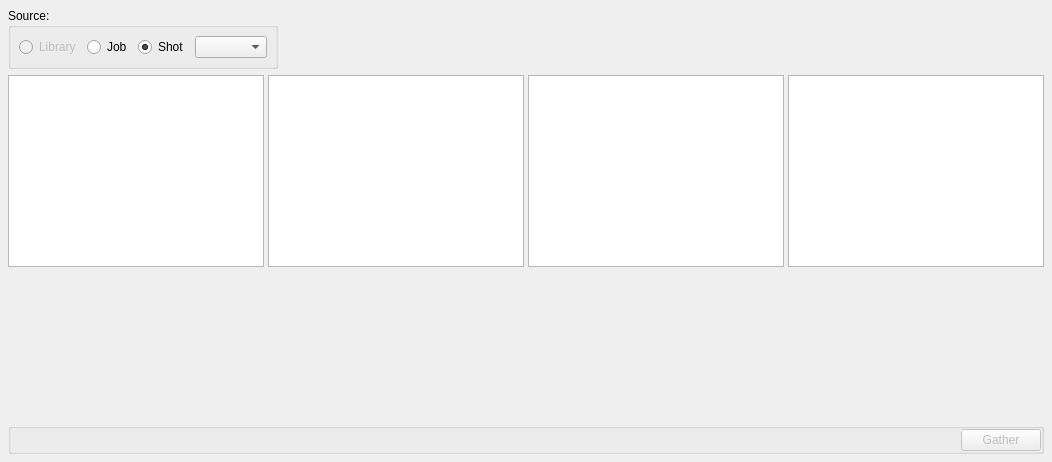
      <widget class="QWidget" name="gather_tab">
       <attribute name="title">
        <string>Gather</string>
       </attribute>
       <layout class="QVBoxLayout" name="gatherTab_verticalLayout">
        <property name="margin">
         <number>8</number>
        </property>
        <item>
         <widget class="QFrame" name="gatherAssetTop_frame">
          <property name="sizePolicy">
           <sizepolicy hsizetype="Preferred" vsizetype="Maximum">
            <horstretch>0</horstretch>
            <verstretch>0</verstretch>
           </sizepolicy>
          </property>
          <property name="frameShape">
           <enum>QFrame::NoFrame</enum>
          </property>
          <property name="frameShadow">
           <enum>QFrame::Raised</enum>
          </property>
          <layout class="QHBoxLayout" name="horizontalLayout_14">
           <property name="margin">
            <number>0</number>
           </property>
           <item>
            <widget class="QGroupBox" name="gatherFrom_groupBox">
             <property name="enabled">
              <bool>true</bool>
             </property>
             <property name="sizePolicy">
              <sizepolicy hsizetype="Maximum" vsizetype="Preferred">
               <horstretch>0</horstretch>
               <verstretch>0</verstretch>
              </sizepolicy>
             </property>
             <property name="title">
              <string>Source:</string>
             </property>
             <layout class="QHBoxLayout" name="gatherFrom_horizontalLayout">
              <property name="margin">
               <number>8</number>
              </property>
              <item>
               <widget class="QRadioButton" name="gatherFromLibrary_radioButton">
                <property name="enabled">
                 <bool>false</bool>
                </property>
                <property name="autoFillBackground">
                 <bool>false</bool>
                </property>
                <property name="text">
                 <string>Library</string>
                </property>
                <property name="checked">
                 <bool>false</bool>
                </property>
                <property name="autoExclusive">
                 <bool>true</bool>
                </property>
               </widget>
              </item>
              <item>
               <widget class="QRadioButton" name="gatherFromJob_radioButton">
                <property name="enabled">
                 <bool>true</bool>
                </property>
                <property name="autoFillBackground">
                 <bool>false</bool>
                </property>
                <property name="text">
                 <string>Job</string>
                </property>
                <property name="checked">
                 <bool>false</bool>
                </property>
                <property name="autoExclusive">
                 <bool>true</bool>
                </property>
               </widget>
              </item>
              <item>
               <widget class="QRadioButton" name="gatherFromShot_radioButton">
                <property name="enabled">
                 <bool>true</bool>
                </property>
                <property name="autoFillBackground">
                 <bool>false</bool>
                </property>
                <property name="text">
                 <string>Shot</string>
                </property>
                <property name="checked">
                 <bool>true</bool>
                </property>
                <property name="autoExclusive">
                 <bool>true</bool>
                </property>
               </widget>
              </item>
              <item>
               <widget class="QComboBox" name="gatherFromShot_comboBox"/>
              </item>
             </layout>
            </widget>
           </item>
           <item>
            <spacer name="gatherTop_horizontalSpacer">
             <property name="orientation">
              <enum>Qt::Horizontal</enum>
             </property>
             <property name="sizeHint" stdset="0">
              <size>
               <width>40</width>
               <height>20</height>
              </size>
             </property>
            </spacer>
           </item>
          </layout>
         </widget>
        </item>
        <item>
         <widget class="QFrame" name="assetBrowser_frame">
          <property name="enabled">
           <bool>true</bool>
          </property>
          <layout class="QHBoxLayout" name="assetBrowser_columnView_horizontalLayout">
           <property name="spacing">
            <number>4</number>
           </property>
           <property name="margin">
            <number>0</number>
           </property>
           <item>
            <widget class="QListWidget" name="assetType_listWidget">
             <property name="frameShape">
              <enum>QFrame::StyledPanel</enum>
             </property>
             <property name="alternatingRowColors">
              <bool>false</bool>
             </property>
            </widget>
           </item>
           <item>
            <widget class="QListWidget" name="assetName_listWidget">
             <property name="frameShape">
              <enum>QFrame::StyledPanel</enum>
             </property>
             <property name="alternatingRowColors">
              <bool>false</bool>
             </property>
            </widget>
           </item>
           <item>
            <widget class="QListWidget" name="assetSubType_listWidget">
             <property name="enabled">
              <bool>true</bool>
             </property>
             <property name="frameShape">
              <enum>QFrame::StyledPanel</enum>
             </property>
             <property name="alternatingRowColors">
              <bool>false</bool>
             </property>
            </widget>
           </item>
           <item>
            <widget class="QListWidget" name="assetVersion_listWidget">
             <property name="frameShape">
              <enum>QFrame::StyledPanel</enum>
             </property>
             <property name="alternatingRowColors">
              <bool>false</bool>
             </property>
            </widget>
           </item>
          </layout>
         </widget>
        </item>
        <item>
         <widget class="QFrame" name="assetInfo_frame">
          <layout class="QHBoxLayout" name="assetInfo_horizontalLayout">
           <property name="margin">
            <number>0</number>
           </property>
           <item>
            <widget class="QLabel" name="gatherImgPreview_label">
             <property name="sizePolicy">
              <sizepolicy hsizetype="Fixed" vsizetype="Fixed">
               <horstretch>0</horstretch>
               <verstretch>0</verstretch>
              </sizepolicy>
             </property>
             <property name="minimumSize">
              <size>
               <width>256</width>
               <height>144</height>
              </size>
             </property>
             <property name="maximumSize">
              <size>
               <width>256</width>
               <height>144</height>
              </size>
             </property>
             <property name="frameShape">
              <enum>QFrame::NoFrame</enum>
             </property>
             <property name="text">
              <string/>
             </property>
            </widget>
           </item>
           <item>
            <widget class="QTextEdit" name="gatherInfo_textEdit">
             <property name="sizePolicy">
              <sizepolicy hsizetype="Expanding" vsizetype="Fixed">
               <horstretch>0</horstretch>
               <verstretch>0</verstretch>
              </sizepolicy>
             </property>
             <property name="minimumSize">
              <size>
               <width>0</width>
               <height>144</height>
              </size>
             </property>
             <property name="maximumSize">
              <size>
               <width>16777215</width>
               <height>144</height>
              </size>
             </property>
             <property name="styleSheet">
              <string notr="true">QTextEdit, QPlainTextEdit {
	background: transparent;
	border-color: transparent;
	border: 0;
}</string>
             </property>
             <property name="frameShape">
              <enum>QFrame::NoFrame</enum>
             </property>
             <property name="frameShadow">
              <enum>QFrame::Plain</enum>
             </property>
             <property name="readOnly">
              <bool>true</bool>
             </property>
            </widget>
           </item>
          </layout>
         </widget>
        </item>
        <item>
         <widget class="QGroupBox" name="gather_groupBox">
          <property name="sizePolicy">
           <sizepolicy hsizetype="Preferred" vsizetype="Maximum">
            <horstretch>0</horstretch>
            <verstretch>0</verstretch>
           </sizepolicy>
          </property>
          <property name="title">
           <string/>
          </property>
          <property name="flat">
           <bool>true</bool>
          </property>
          <layout class="QHBoxLayout" name="horizontalLayout_18">
           <property name="margin">
            <number>0</number>
           </property>
           <item>
            <spacer name="gatherBottom_horizontalSpacer">
             <property name="orientation">
              <enum>Qt::Horizontal</enum>
             </property>
             <property name="sizeHint" stdset="0">
              <size>
               <width>40</width>
               <height>20</height>
              </size>
             </property>
            </spacer>
           </item>
           <item>
            <widget class="QPushButton" name="gather_pushButton">
             <property name="enabled">
              <bool>false</bool>
             </property>
             <property name="sizePolicy">
              <sizepolicy hsizetype="Maximum" vsizetype="Fixed">
               <horstretch>0</horstretch>
               <verstretch>0</verstretch>
              </sizepolicy>
             </property>
             <property name="text">
              <string>Gather</string>
             </property>
             <property name="default">
              <bool>false</bool>
             </property>
             <property name="flat">
              <bool>false</bool>
             </property>
            </widget>
           </item>
          </layout>
         </widget>
        </item>
       </layout>
      </widget>
